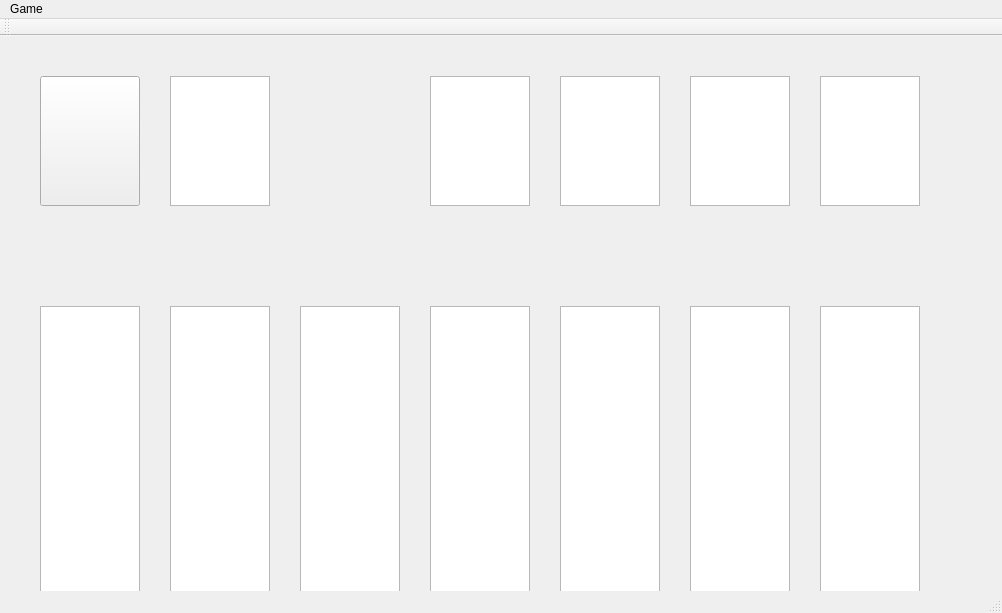
<?xml version="1.0" encoding="UTF-8"?>
<ui version="4.0">
 <class>MainWindow</class>
 <widget class="QMainWindow" name="MainWindow">
  <property name="geometry">
   <rect>
    <x>0</x>
    <y>0</y>
    <width>1002</width>
    <height>613</height>
   </rect>
  </property>
  <property name="windowTitle">
   <string>MainWindow</string>
  </property>
  <property name="styleSheet">
   <string notr="true">QMainWindow{
	/*background-color: rgb(0, 170, 0);*/
	background-image: url(:/imagenes/fondo.png);
}

QListWidget{
	background-image: url(:/imagenes/fondo.png);
	/*background-color: rgb(0, 170, 0);*/
}</string>
  </property>
  <widget class="QWidget" name="centralWidget">
   <widget class="baraja" name="listWidget">
    <property name="geometry">
     <rect>
      <x>40</x>
      <y>270</y>
      <width>100</width>
      <height>360</height>
     </rect>
    </property>
    <property name="styleSheet">
     <string notr="true">QListWidget{
	
	transparency=0;
	
}</string>
    </property>
    <property name="verticalScrollBarPolicy">
     <enum>Qt::ScrollBarAlwaysOff</enum>
    </property>
    <property name="horizontalScrollBarPolicy">
     <enum>Qt::ScrollBarAlwaysOff</enum>
    </property>
   </widget>
   <widget class="baraja" name="listWidget_2">
    <property name="geometry">
     <rect>
      <x>170</x>
      <y>270</y>
      <width>100</width>
      <height>360</height>
     </rect>
    </property>
    <property name="verticalScrollBarPolicy">
     <enum>Qt::ScrollBarAlwaysOff</enum>
    </property>
    <property name="horizontalScrollBarPolicy">
     <enum>Qt::ScrollBarAlwaysOff</enum>
    </property>
   </widget>
   <widget class="baraja" name="listWidget_3">
    <property name="geometry">
     <rect>
      <x>300</x>
      <y>270</y>
      <width>100</width>
      <height>360</height>
     </rect>
    </property>
    <property name="verticalScrollBarPolicy">
     <enum>Qt::ScrollBarAlwaysOff</enum>
    </property>
    <property name="horizontalScrollBarPolicy">
     <enum>Qt::ScrollBarAlwaysOff</enum>
    </property>
   </widget>
   <widget class="baraja" name="listWidget_4">
    <property name="geometry">
     <rect>
      <x>430</x>
      <y>270</y>
      <width>100</width>
      <height>360</height>
     </rect>
    </property>
    <property name="styleSheet">
     <string notr="true">QListWidget{
	
	transparency=0;
	
}</string>
    </property>
    <property name="verticalScrollBarPolicy">
     <enum>Qt::ScrollBarAlwaysOff</enum>
    </property>
    <property name="horizontalScrollBarPolicy">
     <enum>Qt::ScrollBarAlwaysOff</enum>
    </property>
   </widget>
   <widget class="baraja" name="listWidget_6">
    <property name="geometry">
     <rect>
      <x>690</x>
      <y>270</y>
      <width>100</width>
      <height>360</height>
     </rect>
    </property>
    <property name="verticalScrollBarPolicy">
     <enum>Qt::ScrollBarAlwaysOff</enum>
    </property>
    <property name="horizontalScrollBarPolicy">
     <enum>Qt::ScrollBarAlwaysOff</enum>
    </property>
   </widget>
   <widget class="baraja" name="listWidget_7">
    <property name="geometry">
     <rect>
      <x>820</x>
      <y>270</y>
      <width>100</width>
      <height>360</height>
     </rect>
    </property>
    <property name="verticalScrollBarPolicy">
     <enum>Qt::ScrollBarAlwaysOff</enum>
    </property>
    <property name="horizontalScrollBarPolicy">
     <enum>Qt::ScrollBarAlwaysOff</enum>
    </property>
   </widget>
   <widget class="baraja" name="listBaraja">
    <property name="geometry">
     <rect>
      <x>170</x>
      <y>40</y>
      <width>100</width>
      <height>130</height>
     </rect>
    </property>
    <property name="styleSheet">
     <string notr="true"/>
    </property>
    <property name="verticalScrollBarPolicy">
     <enum>Qt::ScrollBarAlwaysOff</enum>
    </property>
    <property name="horizontalScrollBarPolicy">
     <enum>Qt::ScrollBarAlwaysOff</enum>
    </property>
   </widget>
   <widget class="baraja" name="listBaraja_2">
    <property name="geometry">
     <rect>
      <x>430</x>
      <y>40</y>
      <width>100</width>
      <height>130</height>
     </rect>
    </property>
    <property name="verticalScrollBarPolicy">
     <enum>Qt::ScrollBarAlwaysOff</enum>
    </property>
    <property name="horizontalScrollBarPolicy">
     <enum>Qt::ScrollBarAlwaysOff</enum>
    </property>
   </widget>
   <widget class="baraja" name="listBaraja_3">
    <property name="geometry">
     <rect>
      <x>560</x>
      <y>40</y>
      <width>100</width>
      <height>130</height>
     </rect>
    </property>
    <property name="verticalScrollBarPolicy">
     <enum>Qt::ScrollBarAlwaysOff</enum>
    </property>
    <property name="horizontalScrollBarPolicy">
     <enum>Qt::ScrollBarAlwaysOff</enum>
    </property>
   </widget>
   <widget class="baraja" name="listBaraja_4">
    <property name="geometry">
     <rect>
      <x>690</x>
      <y>40</y>
      <width>100</width>
      <height>130</height>
     </rect>
    </property>
    <property name="verticalScrollBarPolicy">
     <enum>Qt::ScrollBarAlwaysOff</enum>
    </property>
    <property name="horizontalScrollBarPolicy">
     <enum>Qt::ScrollBarAlwaysOff</enum>
    </property>
   </widget>
   <widget class="baraja" name="listWidget_5">
    <property name="geometry">
     <rect>
      <x>560</x>
      <y>270</y>
      <width>100</width>
      <height>360</height>
     </rect>
    </property>
    <property name="styleSheet">
     <string notr="true">QListWidget{
	
	transparency=0;
	
}</string>
    </property>
    <property name="verticalScrollBarPolicy">
     <enum>Qt::ScrollBarAlwaysOff</enum>
    </property>
    <property name="horizontalScrollBarPolicy">
     <enum>Qt::ScrollBarAlwaysOff</enum>
    </property>
   </widget>
   <widget class="baraja" name="listBaraja_5">
    <property name="geometry">
     <rect>
      <x>820</x>
      <y>40</y>
      <width>100</width>
      <height>130</height>
     </rect>
    </property>
    <property name="styleSheet">
     <string notr="true"/>
    </property>
    <property name="verticalScrollBarPolicy">
     <enum>Qt::ScrollBarAlwaysOff</enum>
    </property>
    <property name="horizontalScrollBarPolicy">
     <enum>Qt::ScrollBarAlwaysOff</enum>
    </property>
   </widget>
   <widget class="QPushButton" name="pushButton">
    <property name="geometry">
     <rect>
      <x>40</x>
      <y>40</y>
      <width>100</width>
      <height>130</height>
     </rect>
    </property>
    <property name="styleSheet">
     <string notr="true">background-image: url(:/imagenes/reves.png);</string>
    </property>
    <property name="text">
     <string/>
    </property>
   </widget>
  </widget>
  <widget class="QMenuBar" name="menuBar">
   <property name="geometry">
    <rect>
     <x>0</x>
     <y>0</y>
     <width>1002</width>
     <height>24</height>
    </rect>
   </property>
   <widget class="QMenu" name="menuJuego">
    <property name="title">
     <string>Game</string>
    </property>
    <addaction name="actionNuevo"/>
    <addaction name="actionABOUT"/>
    <addaction name="actionSalir"/>
   </widget>
   <addaction name="menuJuego"/>
  </widget>
  <widget class="QToolBar" name="mainToolBar">
   <attribute name="toolBarArea">
    <enum>TopToolBarArea</enum>
   </attribute>
   <attribute name="toolBarBreak">
    <bool>false</bool>
   </attribute>
  </widget>
  <widget class="QStatusBar" name="statusBar"/>
  <action name="actionNuevo">
   <property name="text">
    <string>Nuevo</string>
   </property>
   <property name="shortcut">
    <string>F2</string>
   </property>
  </action>
  <action name="actionABOUT">
   <property name="text">
    <string>ABOUT...</string>
   </property>
  </action>
  <action name="actionSalir">
   <property name="text">
    <string>Salir</string>
   </property>
  </action>
 </widget>
 <layoutdefault spacing="6" margin="11"/>
 <customwidgets>
  <customwidget>
   <class>baraja</class>
   <extends>QListWidget</extends>
   <header location="global">baraja.h</header>
  </customwidget>
 </customwidgets>
 <resources/>
 <connections/>
</ui>
